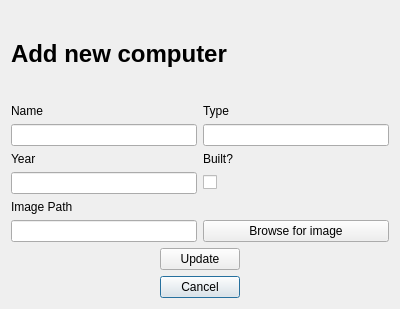
<?xml version="1.0" encoding="UTF-8"?>
<ui version="4.0">
 <class>EditComputerDialog</class>
 <widget class="QDialog" name="EditComputerDialog">
  <property name="geometry">
   <rect>
    <x>0</x>
    <y>0</y>
    <width>400</width>
    <height>309</height>
   </rect>
  </property>
  <property name="windowTitle">
   <string>Add new Computer</string>
  </property>
  <layout class="QVBoxLayout" name="verticalLayout">
   <item>
    <widget class="QLabel" name="label">
     <property name="text">
      <string>&lt;h1&gt;Add new computer &lt;/h1&gt;</string>
     </property>
    </widget>
   </item>
   <item>
    <layout class="QGridLayout" name="gridLayout">
     <item row="1" column="0">
      <widget class="QLineEdit" name="input_edit_computers_name"/>
     </item>
     <item row="0" column="1">
      <widget class="QLabel" name="label_3">
       <property name="text">
        <string>Type</string>
       </property>
      </widget>
     </item>
     <item row="0" column="0">
      <widget class="QLabel" name="label_2">
       <property name="text">
        <string>Name</string>
       </property>
      </widget>
     </item>
     <item row="1" column="1">
      <widget class="QLineEdit" name="input_edit_computers_type"/>
     </item>
     <item row="3" column="0">
      <widget class="QLineEdit" name="input_edit_computers_year"/>
     </item>
     <item row="2" column="0">
      <widget class="QLabel" name="label_4">
       <property name="text">
        <string>Year</string>
       </property>
      </widget>
     </item>
     <item row="2" column="1">
      <widget class="QLabel" name="label_5">
       <property name="text">
        <string>Built?</string>
       </property>
      </widget>
     </item>
     <item row="4" column="0">
      <widget class="QLabel" name="label_6">
       <property name="text">
        <string>Image Path</string>
       </property>
      </widget>
     </item>
     <item row="5" column="0">
      <widget class="QLineEdit" name="input_computers_image_path">
       <property name="clearButtonEnabled">
        <bool>true</bool>
       </property>
      </widget>
     </item>
     <item row="5" column="1">
      <widget class="QPushButton" name="button_browse_computer_image">
       <property name="text">
        <string>Browse for image</string>
       </property>
      </widget>
     </item>
     <item row="3" column="1">
      <widget class="QCheckBox" name="check_box_computer_built">
       <property name="text">
        <string/>
       </property>
      </widget>
     </item>
    </layout>
   </item>
   <item>
    <layout class="QVBoxLayout" name="verticalLayout_2">
     <item alignment="Qt::AlignHCenter">
      <widget class="QPushButton" name="button_edit_computer">
       <property name="maximumSize">
        <size>
         <width>150</width>
         <height>16777215</height>
        </size>
       </property>
       <property name="text">
        <string>Update</string>
       </property>
      </widget>
     </item>
     <item alignment="Qt::AlignHCenter">
      <widget class="QPushButton" name="button_cancel_edit_computer">
       <property name="maximumSize">
        <size>
         <width>150</width>
         <height>16777215</height>
        </size>
       </property>
       <property name="text">
        <string>Cancel</string>
       </property>
       <property name="default">
        <bool>true</bool>
       </property>
      </widget>
     </item>
    </layout>
   </item>
  </layout>
 </widget>
 <tabstops>
  <tabstop>input_edit_computers_name</tabstop>
  <tabstop>input_edit_computers_type</tabstop>
  <tabstop>input_edit_computers_year</tabstop>
  <tabstop>check_box_computer_built</tabstop>
  <tabstop>input_computers_image_path</tabstop>
  <tabstop>button_browse_computer_image</tabstop>
  <tabstop>button_edit_computer</tabstop>
  <tabstop>button_cancel_edit_computer</tabstop>
 </tabstops>
 <resources/>
 <connections/>
</ui>
